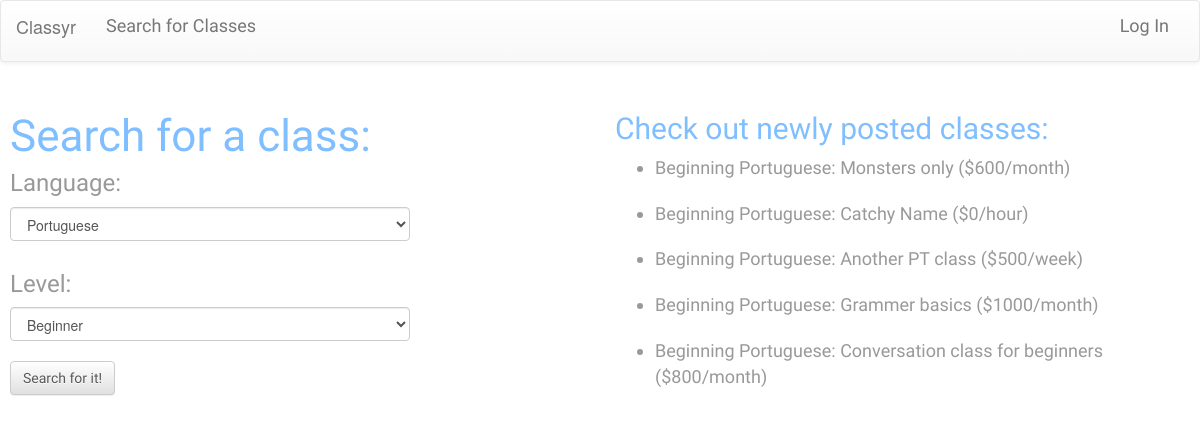
Before: /search with the older database file.
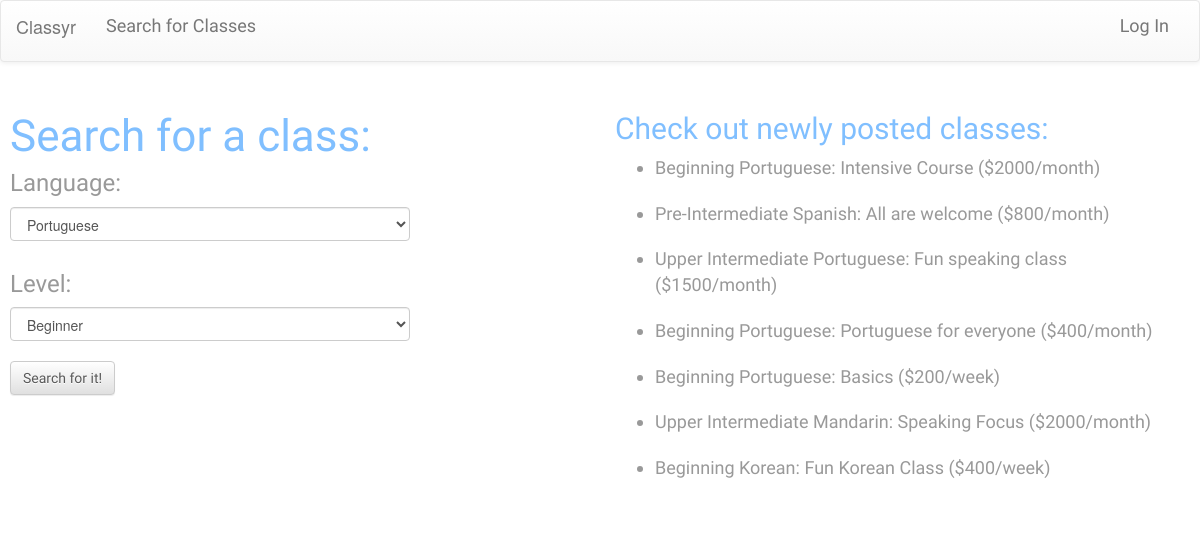
After: the same page with the newer database file.
### model.py (models this page shows, shortened)
class Classroom(db.Model):
    __tablename__ = "classes"
    class_id = db.Column(db.Integer, autoincrement=True, primary_key=True)
    class_name = db.Column(db.String(35), nullable=False)
    language = db.Column(db.String(40), nullable=False)
    level = db.Column(db.String, nullable=False)
    cost = db.Column(db.Integer, nullable=True)
    per_time = db.Column(db.String, nullable=False)
    base_price = db.Column(db.Float)
    min_students = db.Column(db.Integer, nullable=False)
    max_students = db.Column(db.Integer, nullable=False)
    address = db.Column(db.String, nullable=True)
    class_days = db.Column(db.String, nullable=False)
    start_date = db.Column(db.DateTime, nullable=False)
    end_date = db.Column(db.DateTime, nullable=True)
    start_time = db.Column(db.DateTime, nullable=False)
    end_time = db.Column(db.DateTime, nullable=False)
    rating = db.Column(db.Integer, nullable=True)
    rating_count = db.Column(db.Integer)
    create_date = db.Column(db.DateTime)
    c_count = db.Column(db.Integer)
    hide_reviews = db.Column(db.Boolean, default=0)

### server.py (the view)
@app.route('/search')
def search_classes():
    new = Classroom.query.order_by(Classroom.create_date.desc()).limit(10).all()
    if session:
        user_email = db.session.query(User).filter(User.user_id == session["user_id"]).first()
        user_username = user_email.username
        return render_template('search.html', user_username=user_username, new=new)
    return render_template('search.html', user_username=None, new=new)

### templates/search.html (shortened to what this page needs)
{% extends 'base.html' %}
{% block body %}
<div class="row" id="search-padding">
  <div class="col-sm-6 col-md-5 col-lg-6">
    <h1>Search for a class:</h1>
      <form id="searchparams" method="GET" action="/search-results" data-target=".bs-example-modal-lg" >
        <div>
          <h5 class="subtitle">Language:</h5>
          <select name="languagetype" class="form-control">
              <option value="Portuguese">Portuguese</option>
          </select>
        </div>
      <br>
        <div>
          <h5 class="subtitle">Level:</h5>
          <select name="leveltype" class="form-control">
              <option value="Beginning">Beginner</option>
          </select>
      </div>
      <div>
        <button id="submission" class="btn btn-default">Search for it!</button>
      </div>
    </form>
   </div>
  <div class="col-sm-6 col-md-5 col-md-offset-1 col-lg-6 col-lg-offset-0">
    <h2 class="title">Check out newly posted classes:</h2>
    {% for n in new %}
    <ul id="new-classes">
      <a href="/class-info/{{ n.class_id }}"><li>{{ n.level }} {{ n.language }}: {{ n.class_name }} (${{ n.cost }}/{{ n.per_time }})</li></a>
    </ul>
    {% endfor %}
  </div>
</div>
{% endblock %}

### templates/base.html (shortened to what this page needs)
<!doctype html>
<html>
<head>
  <link rel="stylesheet" href="https://maxcdn.bootstrapcdn.com/bootstrap/3.3.5/css/bootstrap.min.css">
  <link rel="stylesheet" href="https://maxcdn.bootstrapcdn.com/bootstrap/3.3.5/css/bootstrap-theme.min.css">
  <link rel="stylesheet" type="text/css" href="static/map.css">
  <link rel="stylesheet" type="text/css" href="/static/project.css">
</head>
<body>
{% if session %}
<nav class="navbar navbar-default">
  <div class="container-fluid">
        <div class="navbar-header">
          <button type="button" class="navbar-toggle collapsed" data-toggle="collapse" data-target="#bs-example-navbar-collapse-1" aria-expanded="false">
            <span class="sr-only">Toggle navigation</span>
            <span class="icon-bar"></span>
            <span class="icon-bar"></span>
            <span class="icon-bar"></span>
          </button>
          <a class="navbar-brand" href="/">Classyr</a>
        </div>
    <div class="collapse navbar-collapse" id="bs-example-navbar-collapse-1">
      <ul class="nav navbar-nav navbar-left" >
        <li><a href="/profile/{{ user_username }}">Your Profile</a></li>
        <li><a href="/search">Search for Classes</a></li>
      </ul>
        <ul class="nav navbar-nav navbar-right">
          <li><a href="/settings/{{ user_username }}">Settings</a></li>
          <li><a href="/logout">Log Out</a></li>
        </ul>
    </div>
  </div>
</nav>
{% else %}
<nav class="navbar navbar-default">
  <div class="container-fluid">
        <div class="navbar-header">
          <a class="navbar-brand" href="/">Classyr</a>
        </div>
    <div class="collapse navbar-collapse" id="bs-example-navbar-collapse-1">
      <ul class="nav navbar-nav navbar-left">
        <li><a href="/search">Search for Classes</a></li>
      </ul>
        <ul class="nav navbar-nav navbar-right">
          <li><a href="/login">Log In</a></li>
        </ul>
    </div>
  </div>
</nav>
{% endif %}
  {% block body %}
  {% endblock %}
  </body>
</html>

### static/project.css (style rules this page uses)
body { background-image: url(/static/stardust.png) }
h1 { font-family: 'Courgette', cursive; font-size: 44px; color: #80bfff; }
h2 { font-family: 'Courgette', cursive; font-size: 30px; color: #e6e6e6; }
h5 { font-family: 'PT Sans', sans-serif; font-size: 18px; color: #e6e6e6; }
.subtitle { font-family: 'PT Sans', sans-serif; font-size: 24px; color: #999999; }
li { font-family: 'PT Sans', sans-serif; font-size: 18px; color: #999999; padding-bottom: 10px; }
#search-padding { padding: 10px; }
.title { color: #80bfff; }
.form-control { width: 400px; }
.btn-default { font-family: 'Courgette', cursive; color: #595959; }

Changed rows visible on the page:
removed Classroom: level "Beginning", language "Portuguese", class_name "Monsters only", cost "600", per_time "month"
removed Classroom: level "Beginning", language "Portuguese", class_name "Grammer basics", cost "1000", per_time "month"
added Classroom: level "Beginning", language "Portuguese", class_name "Intensive Course", cost "2000", per_time "month"
added Classroom: level "Pre-Intermediate", language "Spanish", class_name "All are welcome", cost "800", per_time "month"
added Classroom: level "Upper Intermediate", language "Portuguese", class_name "Fun speaking class", cost "1500", per_time "month"
changed Classroom: class_name "Catchy Name" → "Portuguese for everyone"; cost "0" → "400"; per_time "hour" → "month"
changed Classroom: class_name "Another PT class" → "Basics"; cost "500" → "200"
added Classroom: level "Upper Intermediate", language "Mandarin", class_name "Speaking Focus", cost "2000", per_time "month"
changed Classroom: language "Portuguese" → "Korean"; class_name "Conversation class for beginners" → "Fun Korean Class"; cost "800" → "400"; per_time "month" → "week"
